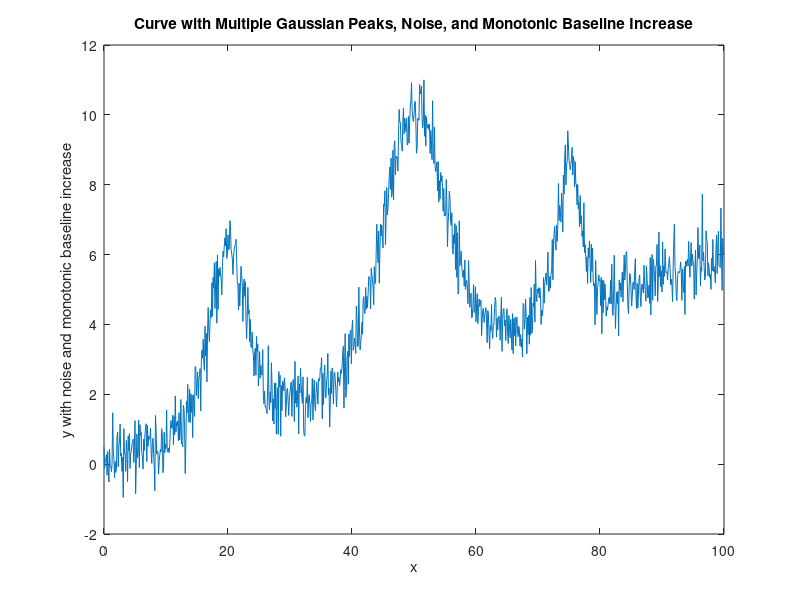

Recreate this plot in MATLAB.
% Define the x values
x = 0:0.1:100;

% Parameters for multiple Gaussian peaks
% For each peak: [height, center, width]
peaks = [5, 20, 3;  % Peak 1
         7, 50, 5;  % Peak 2
         4, 75, 2]; % Peak 3

% Initialize the y values
y = zeros(size(x));

% Add each Gaussian peak to the y values
for i = 1:size(peaks, 1)
    a = peaks(i, 1);
    b = peaks(i, 2);
    c = peaks(i, 3);
    y = y + a * exp(-(x - b).^2 / (2 * c^2));
end

% Add Gaussian noise
noise_amplitude = 0.5;  % Adjust this value for more or less noise
noise = noise_amplitude * randn(size(x));
y_noisy = y + noise;

% Add a monotonically increasing baseline
baseline_slope = 0.06;  % Adjust this value to control the slope of the baseline
baseline = baseline_slope * x;
y_monotonic_baseline = y_noisy + baseline;

% Plotting the curve with noise and monotonic baseline increase
plot(x, y_monotonic_baseline);
xlabel('x');
ylabel('y with noise and monotonic baseline increase');
title('Curve with Multiple Gaussian Peaks, Noise, and Monotonic Baseline Increase');

% Open a file for writing
fileID = fopen('xy_data.txt', 'w');

% Check if the file was opened successfully
if fileID == -1
    error('File could not be opened.');
end

% Write each pair of x and y values to the file
for i = 1:length(x)
    fprintf(fileID, '%f %f\n', x(i), y_monotonic_baseline(i));
end

% Close the file
fclose(fileID);

